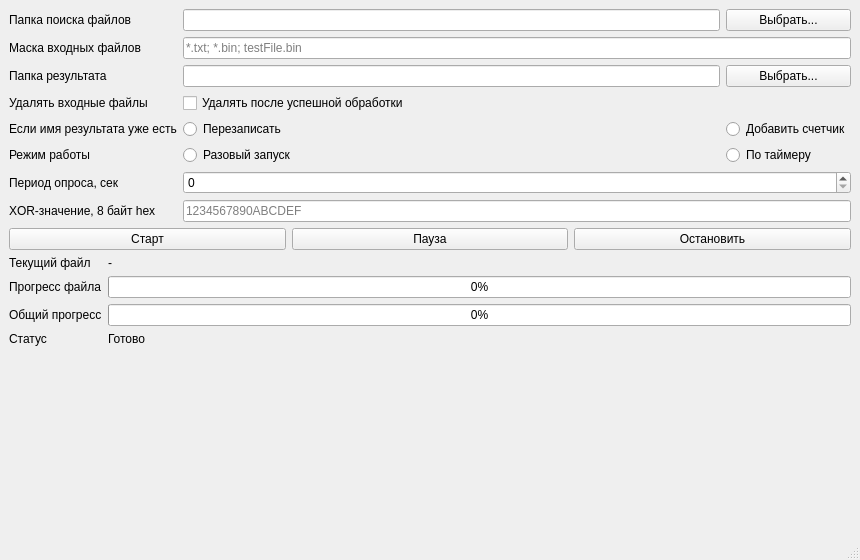
<?xml version="1.0" encoding="UTF-8"?>
<ui version="4.0">
 <class>MainWindow</class>
 <widget class="QMainWindow" name="MainWindow">
  <property name="geometry">
   <rect>
    <x>0</x>
    <y>0</y>
    <width>860</width>
    <height>560</height>
   </rect>
  </property>
  <property name="windowTitle">
   <string>XOR File Processor</string>
  </property>
  <widget class="QWidget" name="centralwidget">
   <layout class="QVBoxLayout" name="verticalLayout">
    <item>
     <layout class="QGridLayout" name="settingsLayout">
      <item row="0" column="0">
       <widget class="QLabel" name="inputDirLabel">
        <property name="text">
         <string>Папка поиска файлов</string>
        </property>
       </widget>
      </item>
      <item row="0" column="1">
       <widget class="QLineEdit" name="inputDirEdit"/>
      </item>
      <item row="0" column="2">
       <widget class="QPushButton" name="browseInputButton">
        <property name="text">
         <string>Выбрать...</string>
        </property>
       </widget>
      </item>
      <item row="1" column="0">
       <widget class="QLabel" name="maskLabel">
        <property name="text">
         <string>Маска входных файлов</string>
        </property>
       </widget>
      </item>
      <item row="1" column="1" colspan="2">
       <widget class="QLineEdit" name="maskEdit">
        <property name="placeholderText">
         <string>*.txt; *.bin; testFile.bin</string>
        </property>
       </widget>
      </item>
      <item row="2" column="0">
       <widget class="QLabel" name="outputDirLabel">
        <property name="text">
         <string>Папка результата</string>
        </property>
       </widget>
      </item>
      <item row="2" column="1">
       <widget class="QLineEdit" name="outputDirEdit"/>
      </item>
      <item row="2" column="2">
       <widget class="QPushButton" name="browseOutputButton">
        <property name="text">
         <string>Выбрать...</string>
        </property>
       </widget>
      </item>
      <item row="3" column="0">
       <widget class="QLabel" name="deleteInputLabel">
        <property name="text">
         <string>Удалять входные файлы</string>
        </property>
       </widget>
      </item>
      <item row="3" column="1" colspan="2">
       <widget class="QCheckBox" name="deleteInputCheck">
        <property name="text">
         <string>Удалять после успешной обработки</string>
        </property>
       </widget>
      </item>
      <item row="4" column="0">
       <widget class="QLabel" name="conflictLabel">
        <property name="text">
         <string>Если имя результата уже есть</string>
        </property>
       </widget>
      </item>
      <item row="4" column="1">
       <widget class="QRadioButton" name="overwriteRadio">
        <property name="text">
         <string>Перезаписать</string>
        </property>
       </widget>
      </item>
      <item row="4" column="2">
       <widget class="QRadioButton" name="renameRadio">
        <property name="text">
         <string>Добавить счетчик</string>
        </property>
       </widget>
      </item>
      <item row="5" column="0">
       <widget class="QLabel" name="modeLabel">
        <property name="text">
         <string>Режим работы</string>
        </property>
       </widget>
      </item>
      <item row="5" column="1">
       <widget class="QRadioButton" name="onceRadio">
        <property name="text">
         <string>Разовый запуск</string>
        </property>
       </widget>
      </item>
      <item row="5" column="2">
       <widget class="QRadioButton" name="timerRadio">
        <property name="text">
         <string>По таймеру</string>
        </property>
       </widget>
      </item>
      <item row="6" column="0">
       <widget class="QLabel" name="intervalLabel">
        <property name="text">
         <string>Период опроса, сек</string>
        </property>
       </widget>
      </item>
      <item row="6" column="1" colspan="2">
       <widget class="QSpinBox" name="intervalSpinBox"/>
      </item>
      <item row="7" column="0">
       <widget class="QLabel" name="hexKeyLabel">
        <property name="text">
         <string>XOR-значение, 8 байт hex</string>
        </property>
       </widget>
      </item>
      <item row="7" column="1" colspan="2">
       <widget class="QLineEdit" name="hexKeyEdit">
        <property name="maxLength">
         <number>18</number>
        </property>
        <property name="placeholderText">
         <string>1234567890ABCDEF</string>
        </property>
       </widget>
      </item>
     </layout>
    </item>
    <item>
     <layout class="QHBoxLayout" name="buttonsLayout">
      <item>
       <widget class="QPushButton" name="startButton">
        <property name="text">
         <string>Старт</string>
        </property>
       </widget>
      </item>
      <item>
       <widget class="QPushButton" name="pauseButton">
        <property name="text">
         <string>Пауза</string>
        </property>
       </widget>
      </item>
      <item>
       <widget class="QPushButton" name="stopButton">
        <property name="text">
         <string>Остановить</string>
        </property>
       </widget>
      </item>
     </layout>
    </item>
    <item>
     <layout class="QGridLayout" name="progressLayout">
      <item row="0" column="0">
       <widget class="QLabel" name="currentFileTitleLabel">
        <property name="text">
         <string>Текущий файл</string>
        </property>
       </widget>
      </item>
      <item row="0" column="1">
       <widget class="QLabel" name="currentFileLabel">
        <property name="text">
         <string>-</string>
        </property>
       </widget>
      </item>
      <item row="1" column="0">
       <widget class="QLabel" name="fileProgressLabel">
        <property name="text">
         <string>Прогресс файла</string>
        </property>
       </widget>
      </item>
      <item row="1" column="1">
       <widget class="QProgressBar" name="fileProgressBar">
        <property name="value">
         <number>0</number>
        </property>
       </widget>
      </item>
      <item row="2" column="0">
       <widget class="QLabel" name="totalProgressLabel">
        <property name="text">
         <string>Общий прогресс</string>
        </property>
       </widget>
      </item>
      <item row="2" column="1">
       <widget class="QProgressBar" name="totalProgressBar">
        <property name="value">
         <number>0</number>
        </property>
       </widget>
      </item>
      <item row="3" column="0">
       <widget class="QLabel" name="statusTitleLabel">
        <property name="text">
         <string>Статус</string>
        </property>
       </widget>
      </item>
      <item row="3" column="1">
       <widget class="QLabel" name="statusLabel">
        <property name="text">
         <string>Готово</string>
        </property>
        <property name="wordWrap">
         <bool>true</bool>
        </property>
       </widget>
      </item>
     </layout>
    </item>
    <item>
     <spacer name="verticalSpacer">
      <property name="orientation">
       <enum>Qt::Orientation::Vertical</enum>
      </property>
      <property name="sizeHint" stdset="0">
       <size>
        <width>20</width>
        <height>40</height>
       </size>
      </property>
     </spacer>
    </item>
   </layout>
  </widget>
  <widget class="QMenuBar" name="menubar"/>
  <widget class="QStatusBar" name="statusbar"/>
 </widget>
 <resources/>
 <connections/>
</ui>
